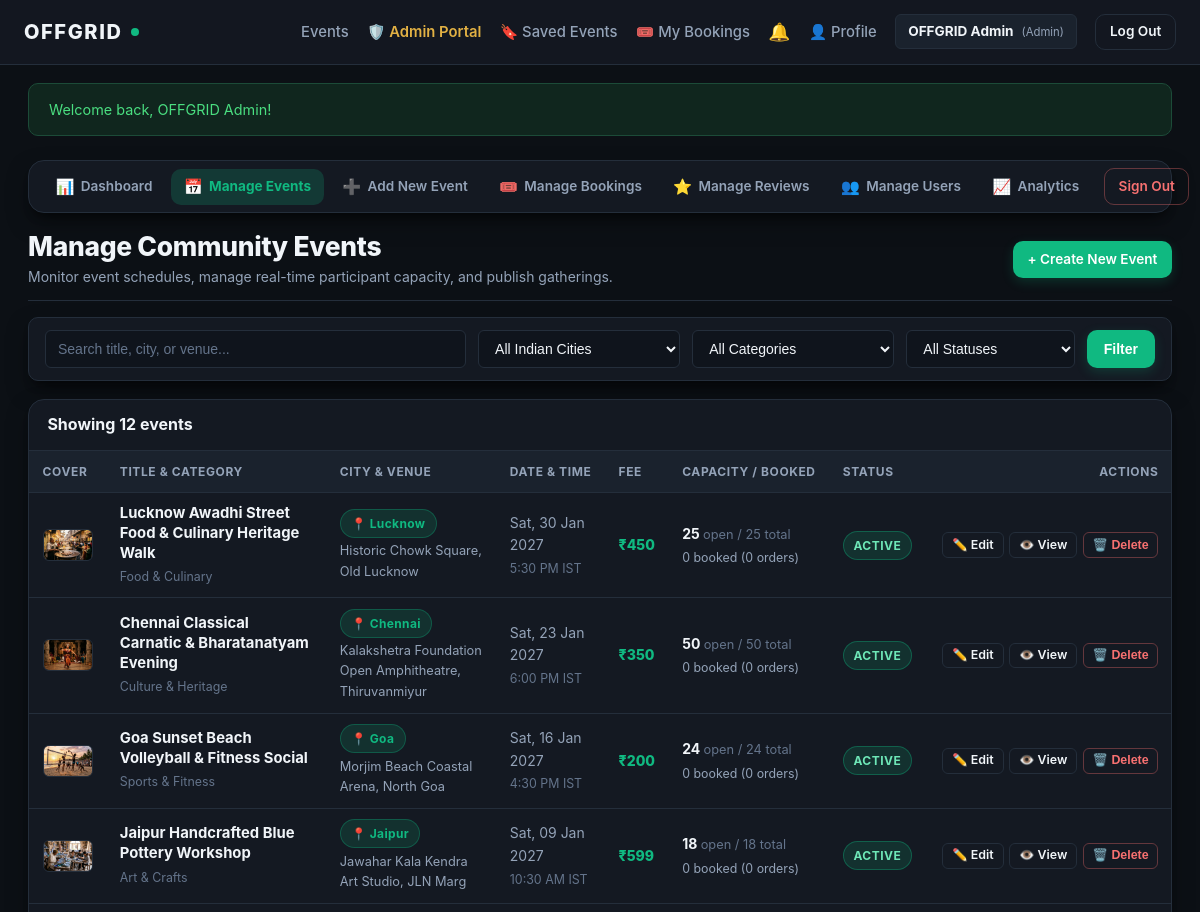
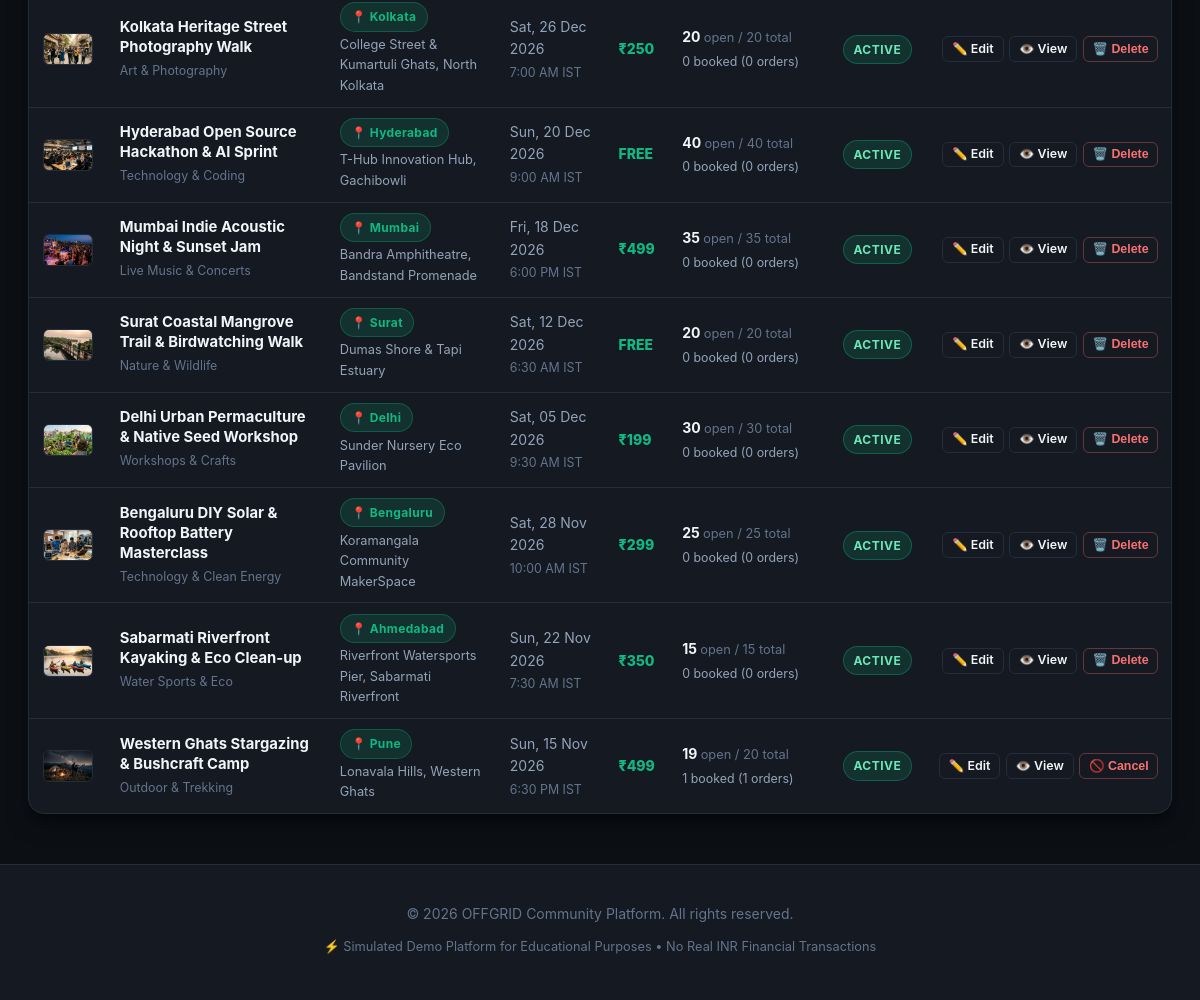
/admin/events.php (signed in), run on the app's committed database (2 pictures, top to bottom).
### tables this page shows
CREATE TABLE `events` (
    `id` INT AUTO_INCREMENT PRIMARY KEY,
    `title` VARCHAR(200) NOT NULL,
    `category` VARCHAR(50) NOT NULL DEFAULT 'Outdoor & Adventure',
    `description` TEXT NOT NULL,
    `city` VARCHAR(100) NOT NULL DEFAULT 'All India',
    `location` VARCHAR(200) NOT NULL,
    `event_date` DATE NOT NULL,
    `event_time` TIME NOT NULL,
    `price` DECIMAL(10, 2) NOT NULL DEFAULT 0.00,
    `total_capacity` INT NOT NULL,
    `available_seats` INT NOT NULL,
    `image` VARCHAR(255) DEFAULT 'default-event.jpg',
    `status` ENUM('active', 'draft', 'completed', 'cancelled') NOT NULL DEFAULT 'active',
    `created_by` INT NULL,
    `created_at` TIMESTAMP DEFAULT CURRENT_TIMESTAMP,
    CONSTRAINT `fk_events_created_by`
        FOREIGN KEY (`created_by`) REFERENCES `users` (`id`)
        ON DELETE SET NULL
        ON UPDATE CASCADE,
    CONSTRAINT `chk_seats_non_negative`
        CHECK (`available_seats` >= 0)
);

### admin/events.php (the view, shortened to what this page needs)
<?php
require_once __DIR__ . '/../config/db.php';
require_once __DIR__ . '/../includes/functions.php';
$search   = trim($_GET['search'] ?? '');
$where = [];
$params = [];
$whereSql = (!empty($where)) ? 'WHERE ' . implode(' AND ', $where) : '';
$sql = "
    SELECT e.id, e.title, e.category, e.city, e.location, e.event_date, e.event_time,
           e.price, e.total_capacity, e.available_seats, e.status, e.image,
           COALESCE(SUM(b.tickets_count), 0) AS booked_seats,
           COUNT(b.id) AS bookings_count
    FROM events e
    LEFT JOIN bookings b ON e.id = b.event_id
    {$whereSql}
    GROUP BY e.id
    ORDER BY e.event_date DESC, e.event_time DESC
";
$events = [];
try {
    $stmt = $pdo->prepare($sql);
    $stmt->execute($params);
    $events = $stmt->fetchAll();
} catch (PDOException $e) {
    error_log('[OFFGRID ADMIN EVENTS QUERY ERROR] ' . $e->getMessage());
}
require_once __DIR__ . '/../includes/header.php';
?>
<?php require_once __DIR__ . '/../includes/admin-nav.php'; ?>
<div class="admin-header">
    <div class="admin-title">
        <h1>Manage Community Events</h1>
        <p>Monitor event schedules, manage real-time participant capacity, and publish gatherings.</p>
    </div>
    <div class="admin-actions" style="margin-top: 0;">
        <a href="event-create.php" class="btn btn-primary btn-sm">+ Create New Event</a>
    </div>
</div>
<section class="admin-filter-bar">
    <form action="events.php" method="GET" class="admin-filter-form">
        <div class="filter-col-search">
            <input
                type="text"
                name="search"
                class="form-control"
                placeholder="Search title, city, or venue..."
                value="<?= e($search) ?>"
                autocomplete="off"
            >
        </div>
        <div class="filter-col-select">
            <select name="city" class="form-control" style="cursor: pointer;">
                <option value="">All Indian Cities</option>
            </select>
        </div>
        <div class="filter-col-select">
            <select name="category" class="form-control" style="cursor: pointer;">
                <option value="">All Categories</option>
            </select>
        </div>
        <div class="filter-col-select">
            <select name="status" class="form-control" style="cursor: pointer;">
                <option value="">All Statuses</option>
            </select>
        </div>
        <div class="filter-col-actions">
            <button type="submit" class="btn btn-primary btn-sm">Filter</button>
        </div>
    </form>
</section>
<div class="admin-table-card">
    <div class="admin-table-header">
        <div>
            <span style="font-weight: 700; color: var(--text-primary);">
                Showing <?= count($events) ?> <?= count($events) === 1 ? 'event' : 'events' ?>
            </span>
        </div>
    </div>
    <?php if (!empty($events)): ?>
        <div class="admin-table-responsive">
            <table class="admin-table">
                <thead>
                    <tr>
                        <th style="width: 58px;">Cover</th>
                        <th style="min-width: 220px;">Title & Category</th>
                        <th style="min-width: 170px;">City & Venue</th>
                        <th style="width: 130px; white-space: nowrap;">Date & Time</th>
                        <th style="width: 90px; white-space: nowrap;">Fee</th>
                        <th style="width: 175px; white-space: nowrap;">Capacity / Booked</th>
                        <th style="width: 90px; white-space: nowrap;">Status</th>
                        <th style="width: 205px; min-width: 205px; text-align: right;">Actions</th>
                    </tr>
                </thead>
                <tbody>
                    <?php foreach ($events as $ev): ?>
                        <?php
                        $imgUrl = get_event_image_url($ev['image'], '../');
                        $occupied = (int)$ev['booked_seats'];
                        $total = (int)$ev['total_capacity'];
                        $avail = (int)$ev['available_seats'];
                        ?>
                        <tr>
                            <td>
                                <img src="<?= e($imgUrl) ?>" alt="<?= e($ev['title']) ?>" class="table-thumb" loading="lazy">
                            </td>
                            <td>
                                <div style="font-weight: 700; color: var(--text-primary); font-size: 0.925rem; line-height: 1.35;">
                                    <?= e($ev['title']) ?>
                                </div>
                                <div style="font-size: 0.775rem; color: var(--text-muted); margin-top: 0.2rem;">
                                    <?= e($ev['category']) ?>
                                </div>
                            </td>
                            <td>
                                <div><span class="badge-city-solid">📍 <?= e($ev['city']) ?></span></div>
                                <div style="font-size: 0.8rem; color: var(--text-secondary); margin-top: 0.2rem;"><?= e($ev['location']) ?></div>
                            </td>
                            <td>
                                <div><?= e(format_event_date($ev['event_date'])) ?></div>
                                <div style="font-size: 0.775rem; color: var(--text-muted); margin-top: 0.15rem;"><?= e(format_event_time($ev['event_time'])) ?></div>
                            </td>
                            <td>
                                <strong style="color: var(--brand-accent); font-weight: 800;">
                                    <?= e(format_price($ev['price'])) ?>
                                </strong>
                            </td>
                            <td>
                                <div>
                                    <strong style="color: <?= $avail <= 3 ? '#f59e0b' : 'var(--text-primary)' ?>;">
                                        <?= $avail ?>
                                    </strong>
                                    <span style="color: var(--text-muted); font-size: 0.8rem;">open / <?= $total ?> total</span>
                                </div>
                                <div style="font-size: 0.775rem; color: var(--text-secondary); margin-top: 0.2rem;">
                                    <?= $occupied ?> booked (<?= (int)$ev['bookings_count'] ?> orders)
                                </div>
                            </td>
                            <td>
                                <?php if ($ev['status'] === 'active'): ?>
                                    <span class="badge-status-active">Active</span>
                                <?php elseif ($ev['status'] === 'draft'): ?>
                                    <span class="badge-status-draft">Draft</span>
                                <?php elseif ($ev['status'] === 'completed'): ?>
                                    <span class="badge-status-completed">Completed</span>
                                <?php else: ?>
                                    <span class="badge-status-cancelled"><?= e(ucfirst($ev['status'])) ?></span>
                                <?php endif; ?>
                            </td>
                            <td style="text-align: right; width: 205px; min-width: 205px;">
                                <div class="admin-table-actions" style="justify-content: flex-end;">
                                    <a href="event-edit.php?id=<?= (int)$ev['id'] ?>" class="btn btn-outline btn-sm table-action-btn" title="Edit Event Details">
                                        ✏️ Edit
                                    </a>
                                    <a href="../event-details.php?id=<?= (int)$ev['id'] ?>" class="btn btn-outline btn-sm table-action-btn" target="_blank" title="View on Public Site">
                                        👁️ View
                                    </a>
                                    <form action="event-delete.php" method="POST" style="display: inline;" onsubmit="return confirmArchive(<?= (int)$ev['id'] ?>, <?= $occupied ?>, <?= htmlspecialchars(json_encode($ev['title']), ENT_QUOTES, 'UTF-8') ?>);">
                                        <?php if ($occupied > 0): ?>
                                            <button type="submit" class="btn btn-danger-outline btn-sm table-action-btn" title="Deactivate Event (Preserves attendee passes)">
                                                🚫 Cancel
                                            </button>
                                        <?php else: ?>
                                            <button type="submit" class="btn btn-danger-outline btn-sm table-action-btn" title="Delete Event">
                                                🗑️ Delete
                                            </button>
                                        <?php endif; ?>
                                    </form>
                                </div>
                            </td>
                        </tr>
                    <?php endforeach; ?>
                </tbody>
            </table>
        </div>
    <?php endif; ?>
</div>
<?php
require_once __DIR__ . '/../includes/footer.php';
?>

### assets/css/style.css (style rules this page uses)
:root { --bg-main: #0c1015; --bg-surface: #141922; --bg-surface-elevated: #1a222d; --bg-input: #0f141c; --border-subtle: #242e3b; --border-focus: #10b981; --text-primary: #f1f5f9; --text-secondary: #94a3b8; --text-muted: #64748b; --brand-accent: #10b981; --brand-accent-hover: #059669; --brand-accent-glow: rgba(16, 185, 129, 0.2); --danger-color: #ef4444; --danger-bg: #2a1518; --danger-border: #521c21; --success-color: #10b981; --success-bg: #10261e; --success-border: #1c4b38; --info-color: #38bdf8; --info-bg: #0e2439; --info-border: #174261; --radius-sm: 6px; --radius-md: 10px; --radius-lg: 16px; --shadow-soft: 0 10px 25px -5px rgba(0, 0, 0, 0.5), 0 8px 10px -6px rgba(0, 0, 0, 0.5); --transition-fast: 0.2s ease-in-out; }
*, *::before, *::after { box-sizing: border-box; margin: 0; padding: 0; }
html, body { overflow-x: hidden; width: 100%; max-width: 100%; }
body { font-family: -apple-system, BlinkMacSystemFont, "Segoe UI", Roboto, "Helvetica Neue", Arial, sans-serif; background-color: var(--bg-main); color: var(--text-primary); line-height: 1.6; min-height: 100vh; display: flex; flex-direction: column; }
.form-control { width: 100%; background-color: var(--bg-input); border: 1px solid var(--border-subtle); border-radius: var(--radius-md); padding: 0.75rem 1rem; font-size: 0.95rem; color: var(--text-primary); outline: none; transition: border-color var(--transition-fast), box-shadow var(--transition-fast); }
.form-control::placeholder { color: var(--text-muted); }
.btn { display: inline-flex; align-items: center; justify-content: center; padding: 0.75rem 1.25rem; font-size: 0.95rem; font-weight: 600; border-radius: var(--radius-md); text-decoration: none; cursor: pointer; border: 1px solid transparent; transition: background-color var(--transition-fast), transform var(--transition-fast), border-color var(--transition-fast); }
.btn-primary { background-color: var(--brand-accent); color: #ffffff; box-shadow: 0 4px 12px var(--brand-accent-glow); }
.btn-outline { background-color: transparent; border-color: var(--border-subtle); color: var(--text-primary); }
.btn-sm { padding: 0.4rem 0.85rem; font-size: 0.85rem; }
.badge-city-solid { background: rgba(16, 185, 129, 0.15); color: var(--brand-accent); border: 1px solid rgba(16, 185, 129, 0.3); padding: 0.25rem 0.65rem; border-radius: 9999px; font-size: 0.75rem; font-weight: 700; letter-spacing: 0.03em; display: inline-flex; align-items: center; gap: 0.3rem; }

### data on the page
events: image (picture), title "Lucknow Awadhi Street Food & Culinary Heritage Walk", category "Food & Culinary", city "Lucknow", location "Historic Chowk Square, Old Lucknow", event_date "Sat, 30 Jan 2027", event_time "5:30 PM IST", price "₹450", available_seats "25", total_capacity "25", occupied "0", bookings_count "0", status "ACTIVE", shows "🗑️ Delete"
events: image (picture), title "Chennai Classical Carnatic & Bharatanatyam Evening", category "Culture & Heritage", city "Chennai", location "Kalakshetra Foundation Open Amphitheatre, Thiruvanmiyur", event_date "Sat, 23 Jan 2027", event_time "6:00 PM IST", price "₹350", available_seats "50", total_capacity "50", occupied "0", bookings_count "0", status "ACTIVE", shows "🗑️ Delete"
events: image (picture), title "Goa Sunset Beach Volleyball & Fitness Social", category "Sports & Fitness", city "Goa", location "Morjim Beach Coastal Arena, North Goa", event_date "Sat, 16 Jan 2027", event_time "4:30 PM IST", price "₹200", available_seats "24", total_capacity "24", occupied "0", bookings_count "0", status "ACTIVE", shows "🗑️ Delete"
events: image (picture), title "Jaipur Handcrafted Blue Pottery Workshop", category "Art & Crafts", city "Jaipur", location "Jawahar Kala Kendra Art Studio, JLN Marg", event_date "Sat, 09 Jan 2027", event_time "10:30 AM IST", price "₹599", available_seats "18", total_capacity "18", occupied "0", bookings_count "0", status "ACTIVE", shows "🗑️ Delete"
events: image (picture), title "Kolkata Heritage Street Photography Walk", category "Art & Photography", city "Kolkata", location "College Street & Kumartuli Ghats, North Kolkata", event_date "Sat, 26 Dec 2026", event_time "7:00 AM IST", price "₹250", available_seats "20", total_capacity "20", occupied "0", bookings_count "0", status "ACTIVE", shows "🗑️ Delete"
events: image (picture), title "Hyderabad Open Source Hackathon & AI Sprint", category "Technology & Coding", city "Hyderabad", location "T-Hub Innovation Hub, Gachibowli", event_date "Sun, 20 Dec 2026", event_time "9:00 AM IST", price "FREE", available_seats "40", total_capacity "40", occupied "0", bookings_count "0", status "ACTIVE", shows "🗑️ Delete"
events: image (picture), title "Mumbai Indie Acoustic Night & Sunset Jam", category "Live Music & Concerts", city "Mumbai", location "Bandra Amphitheatre, Bandstand Promenade", event_date "Fri, 18 Dec 2026", event_time "6:00 PM IST", price "₹499", available_seats "35", total_capacity "35", occupied "0", bookings_count "0", status "ACTIVE", shows "🗑️ Delete"
events: image (picture), title "Surat Coastal Mangrove Trail & Birdwatching Walk", category "Nature & Wildlife", city "Surat", location "Dumas Shore & Tapi Estuary", event_date "Sat, 12 Dec 2026", event_time "6:30 AM IST", price "FREE", available_seats "20", total_capacity "20", occupied "0", bookings_count "0", status "ACTIVE", shows "🗑️ Delete"
events: image (picture), title "Delhi Urban Permaculture & Native Seed Workshop", category "Workshops & Crafts", city "Delhi", location "Sunder Nursery Eco Pavilion", event_date "Sat, 05 Dec 2026", event_time "9:30 AM IST", price "₹199", available_seats "30", total_capacity "30", occupied "0", bookings_count "0", status "ACTIVE", shows "🗑️ Delete"
events: image (picture), title "Bengaluru DIY Solar & Rooftop Battery Masterclass", category "Technology & Clean Energy", city "Bengaluru", location "Koramangala Community MakerSpace", event_date "Sat, 28 Nov 2026", event_time "10:00 AM IST", price "₹299", available_seats "25", total_capacity "25", occupied "0", bookings_count "0", status "ACTIVE", shows "🗑️ Delete"
events: image (picture), title "Sabarmati Riverfront Kayaking & Eco Clean-up", category "Water Sports & Eco", city "Ahmedabad", location "Riverfront Watersports Pier, Sabarmati Riverfront", event_date "Sun, 22 Nov 2026", event_time "7:30 AM IST", price "₹350", available_seats "15", total_capacity "15", occupied "0", bookings_count "0", status "ACTIVE", shows "🗑️ Delete"
events: image (picture), title "Western Ghats Stargazing & Bushcraft Camp", category "Outdoor & Trekking", city "Pune", location "Lonavala Hills, Western Ghats", event_date "Sun, 15 Nov 2026", event_time "6:30 PM IST", price "₹499", available_seats "19", total_capacity "20", occupied "1", bookings_count "1", status "ACTIVE", shows "🚫 Cancel"

### other printed values
$currentUser['name'] "OFFGRID Admin"
$currentUser['role'] "Admin"
$message "Welcome back, OFFGRID Admin!"
count($events) "12"
